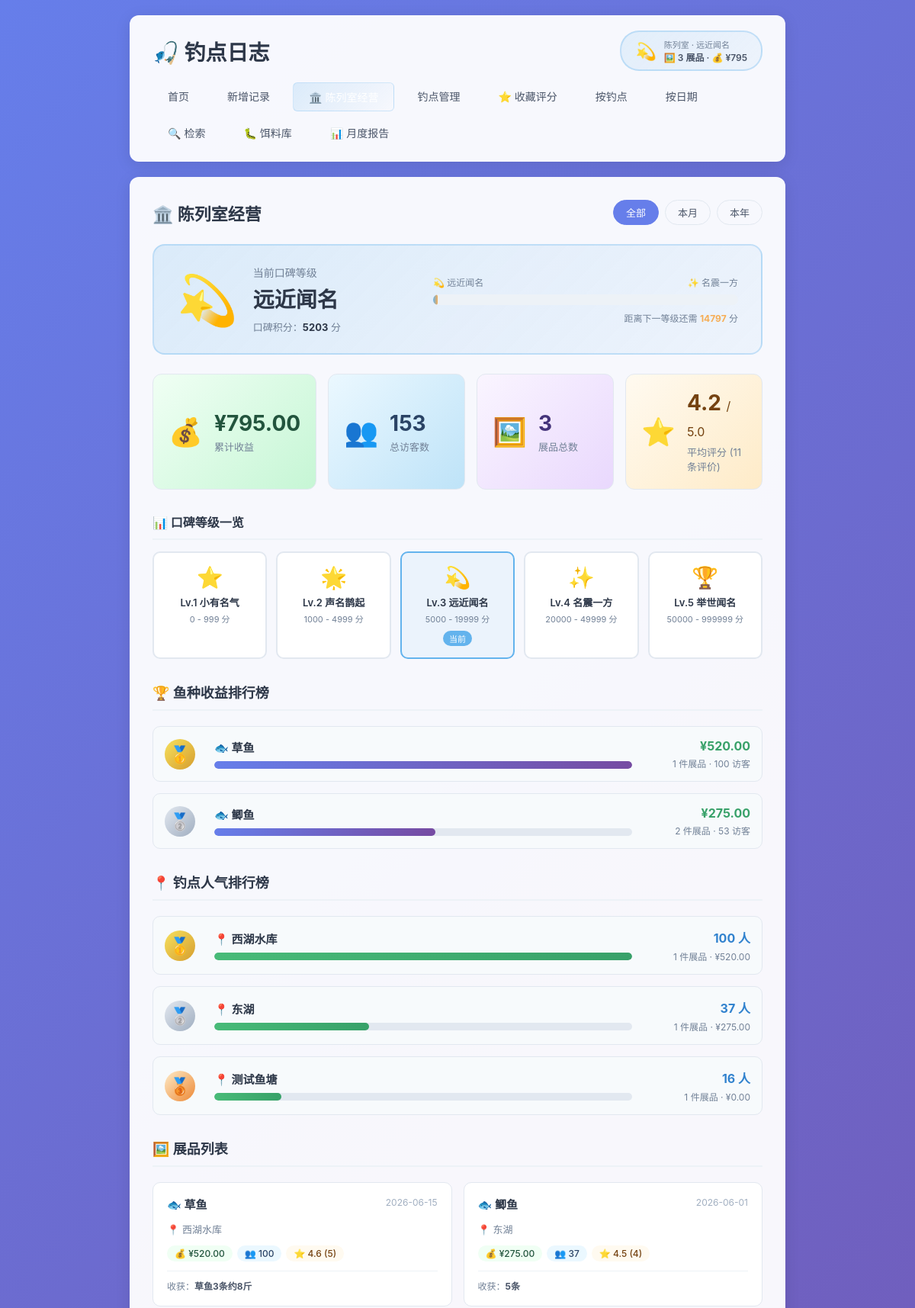
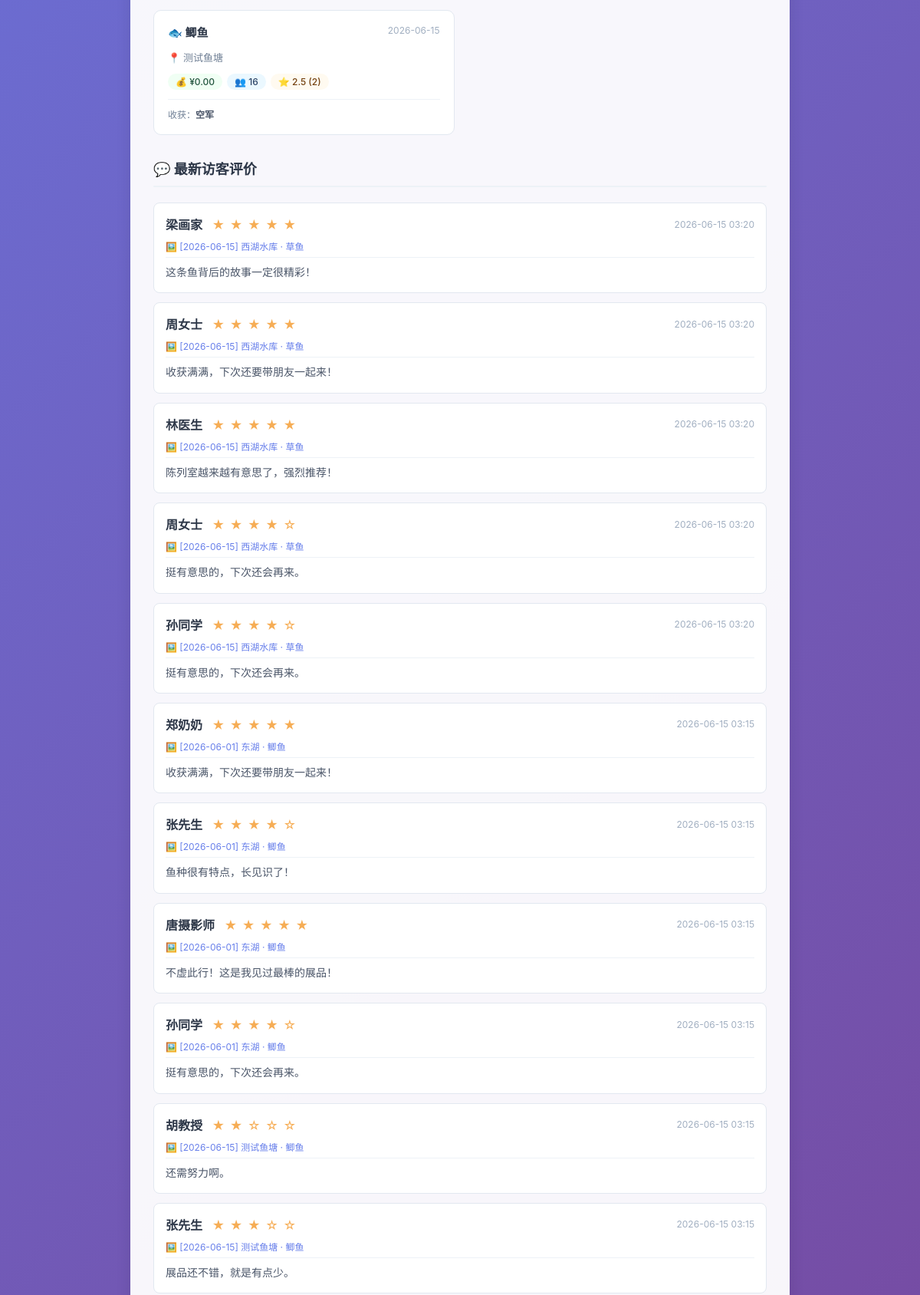
The page /gallery (upper part) on the database its author committed (2 pictures, top to bottom).
### tables this page shows
CREATE TABLE fishing_logs (
            id INTEGER PRIMARY KEY AUTOINCREMENT,
            spot TEXT NOT NULL,
            weather TEXT NOT NULL,
            water_level TEXT NOT NULL,
            bait TEXT NOT NULL,
            fish_species TEXT NOT NULL,
            harvest TEXT NOT NULL,
            next_strategy TEXT,
            created_at DATE NOT NULL
        , temperature TEXT, humidity TEXT, wind TEXT);

CREATE TABLE exhibits (
            id INTEGER PRIMARY KEY AUTOINCREMENT,
            log_id INTEGER NOT NULL,
            exhibit_name TEXT NOT NULL,
            revenue REAL NOT NULL DEFAULT 0,
            visitor_count INTEGER NOT NULL DEFAULT 0,
            created_at TIMESTAMP DEFAULT CURRENT_TIMESTAMP,
            FOREIGN KEY (log_id) REFERENCES fishing_logs(id) ON DELETE CASCADE
        );

CREATE TABLE visitor_reviews (
            id INTEGER PRIMARY KEY AUTOINCREMENT,
            exhibit_id INTEGER NOT NULL,
            rating INTEGER NOT NULL CHECK(rating >= 1 AND rating <= 5),
            comment TEXT,
            visitor_name TEXT,
            created_at TIMESTAMP DEFAULT CURRENT_TIMESTAMP,
            FOREIGN KEY (exhibit_id) REFERENCES exhibits(id) ON DELETE CASCADE
        );

### app.py (the view)
@app.route('/gallery')
def gallery():
    period = request.args.get('period', 'all')
    overview = get_gallery_overview()
    stats = get_gallery_stats(period)
    return render_template('gallery.html',
                           overview=overview,
                           stats=stats,
                           period=period,
                           reputation_levels=REPUTATION_LEVELS)

### templates/gallery.html (shortened to what this page needs)
{% extends 'base.html' %}
{% block content %}
<div class="page-header">
    <h2>🏛️ 陈列室经营</h2>
    <div class="filter-bar" style="margin: 0; padding: 0; border: none;">
        <a href="{{ url_for('gallery', period='all') }}"
           class="filter-btn {% if period == 'all' %}active{% endif %}">全部</a>
        <a href="{{ url_for('gallery', period='month') }}"
           class="filter-btn {% if period == 'month' %}active{% endif %}">本月</a>
        <a href="{{ url_for('gallery', period='year') }}"
           class="filter-btn {% if period == 'year' %}active{% endif %}">本年</a>
    </div>
</div>
<div class="reputation-card" style="background: linear-gradient(135deg, {{ overview.reputation.color }}30 0%, {{ overview.reputation.color }}10 100%); border: 2px solid {{ overview.reputation.color }}50; border-radius: 16px; padding: 25px 30px; margin-bottom: 25px;">
    <div style="display: flex; justify-content: space-between; align-items: center; flex-wrap: wrap; gap: 20px;">
        <div style="display: flex; align-items: center; gap: 20px;">
            <div style="font-size: 64px; line-height: 1;">{{ overview.reputation.icon }}</div>
            <div>
                <div style="font-size: 14px; color: #718096; margin-bottom: 4px;">当前口碑等级</div>
                <div style="font-size: 28px; font-weight: 700; color: #2d3748; margin-bottom: 8px;">{{ overview.reputation.name }}</div>
                <div style="font-size: 13px; color: #718096;">口碑积分：<strong style="color: #2d3748;">{{ overview.reputation_score }}</strong> 分</div>
            </div>
        </div>
        <div style="flex: 1; min-width: 250px; max-width: 400px;">
            {% if overview.next_level %}
            <div style="display: flex; justify-content: space-between; font-size: 12px; color: #718096; margin-bottom: 8px;">
                <span>{{ overview.reputation.icon }} {{ overview.reputation.name }}</span>
                <span>{{ overview.next_level.icon }} {{ overview.next_level.name }}</span>
            </div>
            <div style="height: 14px; background: #edf2f7; border-radius: 7px; overflow: hidden; margin-bottom: 8px;">
                <div style="height: 100%; width: {{ overview.progress_pct }}%; background: linear-gradient(90deg, {{ overview.reputation.color }}, {{ overview.next_level.color }}); border-radius: 7px; transition: width 0.5s ease;"></div>
            </div>
            <div style="font-size: 12px; color: #718096; text-align: right;">
                距离下一等级还需 <strong style="color: {{ overview.next_level.color }};">{{ overview.next_level.min_score - overview.reputation_score }}</strong> 分
            </div>
            {% else %}
            <div style="text-align: center; padding: 20px; color: {{ overview.reputation.color }}; font-weight: 600;">
                🎉 已达到最高等级！继续保持！
            </div>
            {% endif %}
        </div>
    </div>
</div>
<div class="report-stats">
    <div class="stat-card" style="background: linear-gradient(135deg, #f0fff4, #c6f6d5);">
        <div class="stat-icon">💰</div>
        <div class="stat-info">
            <div class="stat-value" style="color: #22543d;">¥{{ '%.2f'|format(overview.total_revenue) }}</div>
            <div class="stat-label">累计收益</div>
        </div>
    </div>
    <div class="stat-card" style="background: linear-gradient(135deg, #ebf8ff, #bee3f8);">
        <div class="stat-icon">👥</div>
        <div class="stat-info">
            <div class="stat-value" style="color: #2a4365;">{{ overview.total_visitors }}</div>
            <div class="stat-label">总访客数</div>
        </div>
    </div>
    <div class="stat-card" style="background: linear-gradient(135deg, #faf5ff, #e9d8fd);">
        <div class="stat-icon">🖼️</div>
        <div class="stat-info">
            <div class="stat-value" style="color: #44337a;">{{ overview.total_exhibits }}</div>
            <div class="stat-label">展品总数</div>
        </div>
    </div>
    <div class="stat-card" style="background: linear-gradient(135deg, #fffaf0, #feebc8);">
        <div class="stat-icon">⭐</div>
        <div class="stat-info">
            <div class="stat-value" style="color: #744210;">{{ overview.avg_rating }} <span style="font-size: 16px; font-weight: 400;">/ 5.0</span></div>
            <div class="stat-label">平均评分 ({{ overview.total_reviews }} 条评价)</div>
        </div>
    </div>
</div>
<div class="reputation-levels-section" style="margin-bottom: 30px;">
    <h3 style="font-size: 16px; color: #2d3748; margin-bottom: 15px; padding-bottom: 10px; border-bottom: 2px solid #edf2f7;">📊 口碑等级一览</h3>
    <div style="display: grid; grid-template-columns: repeat(auto-fit, minmax(150px, 1fr)); gap: 12px;">
        {% for lv in reputation_levels %}
        <div style="padding: 15px; border-radius: 10px; border: 2px solid {% if lv.level == overview.reputation.level %}{{ lv.color }}{% else %}#e2e8f0{% endif %}; background: {% if lv.level == overview.reputation.level %}{{ lv.color }}15{% else %}#fff{% endif %}; text-align: center;">
            <div style="font-size: 28px; margin-bottom: 6px;">{{ lv.icon }}</div>
            <div style="font-size: 13px; font-weight: 600; color: #2d3748; margin-bottom: 4px;">Lv.{{ lv.level }} {{ lv.name }}</div>
            <div style="font-size: 11px; color: #718096;">{{ lv.min_score }} - {{ lv.max_score }} 分</div>
            {% if lv.level == overview.reputation.level %}
            <div style="margin-top: 8px; font-size: 11px; padding: 2px 8px; background: {{ lv.color }}; color: white; border-radius: 10px; display: inline-block;">当前</div>
            {% endif %}
        </div>
        {% endfor %}
    </div>
</div>
<div class="report-section">
    <h3>🏆 鱼种收益排行榜</h3>
    {% if stats.species_rank %}
    <div class="spot-ranking">
        {% for sp in stats.species_rank %}
        <div class="ranking-item">
            <div class="ranking-rank {% if loop.index == 1 %}rank-gold{% elif loop.index == 2 %}rank-silver{% elif loop.index == 3 %}rank-bronze{% endif %}">
                {% if loop.index == 1 %}🥇{% elif loop.index == 2 %}🥈{% elif loop.index == 3 %}🥉{% else %}{{ loop.index }}{% endif %}
            </div>
            <div class="ranking-info">
                <div class="ranking-spot">🐟 {{ sp.fish_species }}</div>
                <div class="ranking-bar-track">
                    {% set max_rev = stats.species_rank[0].total_revenue if stats.species_rank else 1 %}
                    <div class="ranking-bar-fill"
                         style="width: {{ (sp.total_revenue / max_rev * 100) if max_rev > 0 else 0 }}%;">
                    </div>
                </div>
            </div>
            <div class="ranking-stats">
                <div class="ranking-harvest">¥{{ '%.2f'|format(sp.total_revenue) }}</div>
                <div class="ranking-logs">{{ sp.exhibit_count }} 件展品 · {{ sp.total_visitors }} 访客</div>
            </div>
        </div>
        {% endfor %}
    </div>
    {% else %}
    <div class="empty-state"><p>暂无鱼种收益数据</p></div>
    {% endif %}
</div>
<div class="report-section">
    <h3>📍 钓点人气排行榜</h3>
    {% if stats.spot_rank %}
    <div class="spot-ranking">
        {% for sp in stats.spot_rank %}
        <div class="ranking-item">
            <div class="ranking-rank {% if loop.index == 1 %}rank-gold{% elif loop.index == 2 %}rank-silver{% elif loop.index == 3 %}rank-bronze{% endif %}">
                {% if loop.index == 1 %}🥇{% elif loop.index == 2 %}🥈{% elif loop.index == 3 %}🥉{% else %}{{ loop.index }}{% endif %}
            </div>
            <div class="ranking-info">
                <div class="ranking-spot">📍 {{ sp.spot }}</div>
                <div class="ranking-bar-track">
                    {% set max_visit = stats.spot_rank[0].total_visitors if stats.spot_rank else 1 %}
                    <div class="ranking-bar-fill"
                         style="width: {{ (sp.total_visitors / max_visit * 100) if max_visit > 0 else 0 }}%; background: linear-gradient(90deg, #48bb78, #38a169);">
                    </div>
                </div>
            </div>
            <div class="ranking-stats">
                <div class="ranking-harvest" style="color: #3182ce;">{{ sp.total_visitors }} 人</div>
                <div class="ranking-logs">{{ sp.exhibit_count }} 件展品 · ¥{{ '%.2f'|format(sp.total_revenue) }}</div>
            </div>
        </div>
        {% endfor %}
    </div>
    {% else %}
    <div class="empty-state"><p>暂无钓点人气数据</p></div>
    {% endif %}
</div>
<div class="report-section">
    <h3>🖼️ 展品列表</h3>
    {% if stats.exhibits %}
    <div class="exhibit-grid" style="display: grid; grid-template-columns: repeat(auto-fill, minmax(280px, 1fr)); gap: 15px;">
        {% for ex in stats.exhibits %}
        <a href="{{ url_for('exhibit_detail', exhibit_id=ex.id) }}" style="text-decoration: none; color: inherit;">
            <div class="exhibit-card" style="border: 1px solid #e2e8f0; border-radius: 10px; padding: 18px; background: #fff; transition: all 0.25s ease; cursor: pointer; height: 100%;">
                <div style="display: flex; justify-content: space-between; align-items: flex-start; margin-bottom: 12px;">
                    <div style="font-size: 15px; font-weight: 600; color: #2d3748; line-height: 1.4; flex: 1; padding-right: 10px;">🐟 {{ ex.fish_species }}</div>
                    <div style="font-size: 12px; color: #a0aec0; white-space: nowrap;">{{ ex.log_date }}</div>
                </div>
                <div style="font-size: 13px; color: #718096; margin-bottom: 12px;">📍 {{ ex.spot }}</div>
                <div style="display: flex; gap: 6px; flex-wrap: wrap; margin-bottom: 12px;">
                    <span style="padding: 3px 10px; background: #f0fff4; color: #22543d; border-radius: 12px; font-size: 12px; font-weight: 500;">💰 ¥{{ '%.2f'|format(ex.revenue) }}</span>
                    <span style="padding: 3px 10px; background: #ebf8ff; color: #2a4365; border-radius: 12px; font-size: 12px; font-weight: 500;">👥 {{ ex.visitor_count }}</span>
                    <span style="padding: 3px 10px; background: #fffaf0; color: #744210; border-radius: 12px; font-size: 12px; font-weight: 500;">⭐ {{ ex.avg_rating }} ({{ ex.review_count }})</span>
                </div>
                <div style="font-size: 12px; color: #4a5568; padding-top: 10px; border-top: 1px solid #edf2f7;">
                    <span style="color: #718096;">收获：</span><strong>{{ ex.harvest }}</strong>
                </div>
            </div>
        </a>
        {% endfor %}
    </div>
    {% else %}
    <div class="empty-state"><p>暂无展品，快去添加钓鱼记录吧！</p><a href="{{ url_for('add_log') }}" class="btn btn-primary" style="margin-top: 15px;">+ 新增记录</a></div>
    {% endif %}
</div>
<div class="report-section">
    <h3>💬 最新访客评价</h3>
    {% if stats.recent_reviews %}
    <div class="ratings-list">
        {% for review in stats.recent_reviews %}
        <div class="rating-card">
            <div class="rating-card-header">
                <div>
                    <strong style="color: #2d3748;">{{ review.visitor_name or '匿名访客' }}</strong>
                    <span class="rating-card-stars" style="margin-left: 8px;">
                        {% for i in range(5) %}
                            {% if i < review.rating %}★{% else %}☆{% endif %}
                        {% endfor %}
                    </span>
                </div>
                <span class="rating-card-date">{{ review.created_at[:16] if review.created_at else '' }}</span>
            </div>
            <div style="font-size: 12px; color: #718096; margin-bottom: 6px;">
                🖼️ <a href="{{ url_for('exhibit_detail', exhibit_id=review.exhibit_id) }}" style="color: #667eea; text-decoration: none;">{{ review.exhibit_name }}</a>
            </div>
            <div class="rating-card-comment">{{ review.comment }}</div>
        </div>
        {% endfor %}
    </div>
    {% else %}
    <div class="empty-state"><p>暂无访客评价</p></div>
    {% endif %}
</div>
{% endblock %}

### rows shown on the page
fishing_logs: spot "西湖水库", {{ (sp.total_visitors / max_visit * 100) if max_visit > 0 else 0 }} 100.0 (drawn), total_visitors "100", exhibit_count "1", total_revenue "520.00"
fishing_logs: spot "测试鱼塘", {{ (sp.total_visitors / max_visit * 100) if max_visit > 0 else 0 }} 16.0 (drawn), total_visitors "16", exhibit_count "1", total_revenue "0.00"
exhibits: fish_species "草鱼", log_date "2026-06-15", spot "西湖水库", revenue "520.00", visitor_count "100", avg_rating "4.6", review_count "5", harvest "草鱼3条约8斤"
exhibits: fish_species "鲫鱼", log_date "2026-06-01", spot "东湖", revenue "275.00", visitor_count "37", avg_rating "4.5", review_count "4", harvest "5条"
exhibits: fish_species "鲫鱼", log_date "2026-06-15", spot "测试鱼塘", revenue "0.00", visitor_count "16", avg_rating "2.5", review_count "2", harvest "空军"
visitor_reviews: visitor_name "梁画家", rating 5 (drawn), created_at "2026-06-15 03:20", exhibit_name "[2026-06-15] 西湖水库 · 草鱼", comment "这条鱼背后的故事一定很精彩！"
visitor_reviews: visitor_name "周女士", rating 5 (drawn), created_at "2026-06-15 03:20", exhibit_name "[2026-06-15] 西湖水库 · 草鱼", comment "收获满满，下次还要带朋友一起来！"
visitor_reviews: visitor_name "林医生", rating 5 (drawn), created_at "2026-06-15 03:20", exhibit_name "[2026-06-15] 西湖水库 · 草鱼", comment "陈列室越来越有意思了，强烈推荐！"
visitor_reviews: visitor_name "周女士", rating 4 (drawn), created_at "2026-06-15 03:20", exhibit_name "[2026-06-15] 西湖水库 · 草鱼", comment "挺有意思的，下次还会再来。"
visitor_reviews: visitor_name "孙同学", rating 4 (drawn), created_at "2026-06-15 03:20", exhibit_name "[2026-06-15] 西湖水库 · 草鱼", comment "挺有意思的，下次还会再来。"
visitor_reviews: visitor_name "郑奶奶", rating 5 (drawn), created_at "2026-06-15 03:15", exhibit_name "[2026-06-01] 东湖 · 鲫鱼", comment "收获满满，下次还要带朋友一起来！"
visitor_reviews: visitor_name "张先生", rating 4 (drawn), created_at "2026-06-15 03:15", exhibit_name "[2026-06-01] 东湖 · 鲫鱼", comment "鱼种很有特点，长见识了！"
visitor_reviews: visitor_name "唐摄影师", rating 5 (drawn), created_at "2026-06-15 03:15", exhibit_name "[2026-06-01] 东湖 · 鲫鱼", comment "不虚此行！这是我见过最棒的展品！"
visitor_reviews: visitor_name "孙同学", rating 4 (drawn), created_at "2026-06-15 03:15", exhibit_name "[2026-06-01] 东湖 · 鲫鱼", comment "挺有意思的，下次还会再来。"
visitor_reviews: visitor_name "胡教授", rating 2 (drawn), created_at "2026-06-15 03:15", exhibit_name "[2026-06-15] 测试鱼塘 · 鲫鱼", comment "还需努力啊。"
visitor_reviews: visitor_name "张先生", rating 3 (drawn), created_at "2026-06-15 03:15", exhibit_name "[2026-06-15] 测试鱼塘 · 鲫鱼", comment "展品还不错，就是有点少。"

### other values the page prints
{{ gallery_reputation.icon }} "💫"
{{ gallery_reputation.name }} "远近闻名"
{{ gallery_exhibits }} "3"
{{ '%.0f'|format(gallery_revenue) }} "795"
{{ overview.reputation.icon }} "💫"
{{ overview.reputation.name }} "远近闻名"
{{ overview.reputation_score }} "5203"
{{ overview.next_level.icon }} "✨"
{{ overview.next_level.name }} "名震一方"
{{ overview.next_level.min_score - overview.reputation_score }} "14797"
{{ '%.2f'|format(overview.total_revenue) }} "795.00"
{{ overview.total_visitors }} "153"
{{ overview.total_exhibits }} "3"
{{ overview.avg_rating }} "4.2"
{{ overview.total_reviews }} "11"
